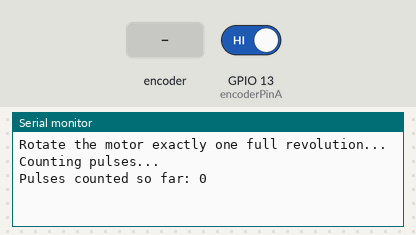
Bench run of a sketch on a simulated ESP32. Shown: the last lines printed to the serial monitor. Inputs (shaded band) come from the test bench; at power-on: GPIO 13 (encoderPinA) HIGH.

Above: at 1.2 s.
1.3 s: rotary encoder on GPIO 13 (encoderPinA) / GPIO 12 (encoderPinB) turned 1 step (first pin leading)
At 2.8 s:
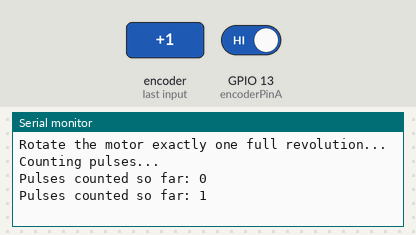
3.0 s: rotary encoder on GPIO 13 (encoderPinA) / GPIO 12 (encoderPinB) turned 1 step (first pin leading)
At 4.6 s:
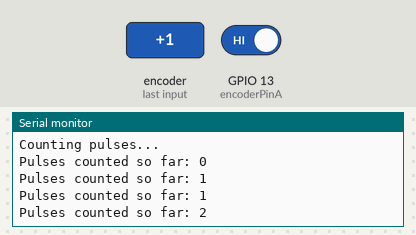
Timing chart, 0 to 6.1 s (numbered marks = the images above; inputs shaded):
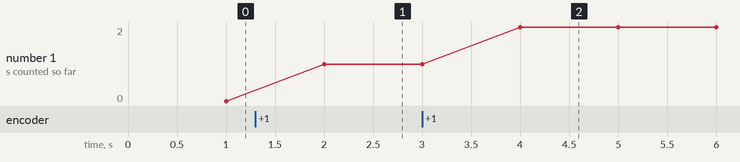

Measured:
- after the input at 1.3 s, the serial monitor: prints a new line after 0.70 s (image 1)
- after the input at 3.0 s, the serial monitor: prints a new line after 1.0 s (image 2)
- plotted number 1: 0 → 1 after the input at 1.3 s, 1 → 2 after the input at 3.0 s

The sketch:

PPRCounter.ino
```cpp
const int encoderPinA = 13;  // Connect C1 to GPIO 18
const int encoderPinB = 12;  // Connect C2 to GPIO 19

volatile long pulseCount = 0;

void IRAM_ATTR encoderISR() {
  pulseCount++;  // count every pulse
}

void setup() {
  Serial.begin(115200);

  pinMode(encoderPinA, INPUT);
  pinMode(encoderPinB, INPUT);

  attachInterrupt(digitalPinToInterrupt(encoderPinA), encoderISR, RISING);

  Serial.println("Rotate the motor exactly one full revolution...");
  Serial.println("Counting pulses...");
}

void loop() {
  // Print current pulse count every second
  static unsigned long lastPrint = 0;
  unsigned long now = millis();
  if (now - lastPrint >= 1000) {
    noInterrupts();
    long count = pulseCount;
    interrupts();

    Serial.print("Pulses counted so far: ");
    Serial.println(count);

    lastPrint = now;
  }
}
```
